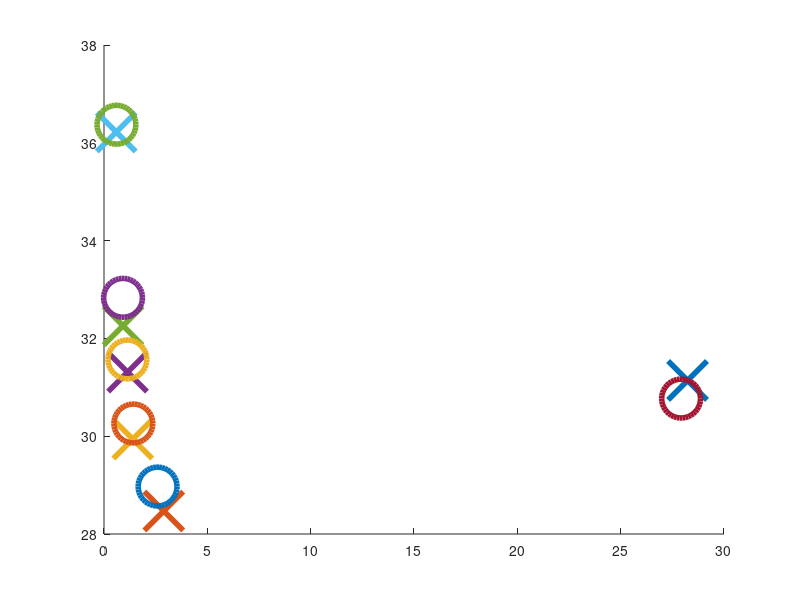

The MATLAB script that drew this image: (Note: this script raises an error after producing the figure.)

set(0,'DefaultLineMarkerSize',28);
% set(0,'DefaultLineWidth',4);
%%

% Compare mon and lben for different bounds
i50 = load('./identity_conv_w81_L50.0.mat')
i8 = load('./identity_conv_w81_L8.0.mat')
i5 = load('./identity_conv_w81_L5.0.mat')
i3 = load('./identity_conv_w81_L3.0.mat')
i2 = load('./identity_conv_w81_L2.0.mat')
i1 = load('./identity_conv_w81_L1.0.mat')
i0 = load('./identity_conv_w81.mat')

f50 = load('./full_conv_w81_L50.0.mat')
f5 = load('./full_conv_w81_L5.0.mat')
f3 = load('./full_conv_w81_L3.0.mat')
f2 = load('./full_conv_w81_L2.0.mat')
f1 = load('./full_conv_w81_L1.0.mat')
f0 = load('./full_conv_w81.mat')

%%
figure 
hold on
plot(f0.Lipschitz, f0.nominal, 'x', 'LineWidth', 4);
plot(f50.Lipschitz, f50.nominal, 'x', 'LineWidth', 4);
plot(f5.Lipschitz, f5.nominal, 'x', 'LineWidth', 4);
plot(f3.Lipschitz, f3.nominal, 'x', 'LineWidth', 4);
plot(f2.Lipschitz, f2.nominal, 'x', 'LineWidth', 4);
plot(f1.Lipschitz, f1.nominal, 'x', 'LineWidth', 4);

plot(i0.Lipschitz, i0.nominal,'o', 'LineWidth', 4);
plot(i50.Lipschitz, i50.nominal, 'o', 'LineWidth', 4);
% plot(i8.Lipschitz, i8.nominal, 'o', 'LineWidth', 4);
plot(i5.Lipschitz, i5.nominal, 'o', 'LineWidth', 4);
plot(i3.Lipschitz, i3.nominal, 'o', 'LineWidth', 4);
plot(i2.Lipschitz, i2.nominal, 'o', 'LineWidth', 4);
plot(i1.Lipschitz, i1.nominal, 'o', 'LineWidth', 4);

ax = gca
ax.XScale = 'log'
ax.YScale = 'log'

xlabel('Lipschitz Constant')
ylabel('Test Performance')

grid on 
box on

%% Plot Training and Validaiton Curves for f0 and i0
% figure 
% hold on
% plot(f5.train, 'LineWidth', 1.5)
% plot(i5.train, 'LineWidth', 1.5)

figure 
hold on
% plot(f0.val, 'LineWidth', 1.5)
% plot(i0.val, 'LineWidth', 1.5)


plot(f1.val, 'LineWidth', 1.5)
plot(i1.val, 'LineWidth', 1.5)

plot(f2.val, 'LineWidth', 1.5)
plot(i2.val, 'LineWidth', 1.5)

plot(f3.val, 'LineWidth', 1.5)
plot(i3.val, 'LineWidth', 1.5)


plot(f5.val, 'LineWidth', 1.5)
plot(i5.val, 'LineWidth', 1.5)

plot(f50.val, 'LineWidth', 1.5)
plot(i50.val, 'LineWidth', 1.5)

% plot(f0.val, 'LineWidth', 1.5)
% plot(i0.val, 'LineWidth', 1.5)

%% Robustness curves
ff_conv = load('ff_conv_w81.mat');
f0 = load('full_conv_w81.mat');
f1 = load('full_conv_w81_L1.0.mat');
f5 = load('full_conv_w81_L5.0.mat');

figure
hold on
plot(ff_conv.errors)
plot(f0.errors)
plot(f1.errors)
plot(f5.errors)
